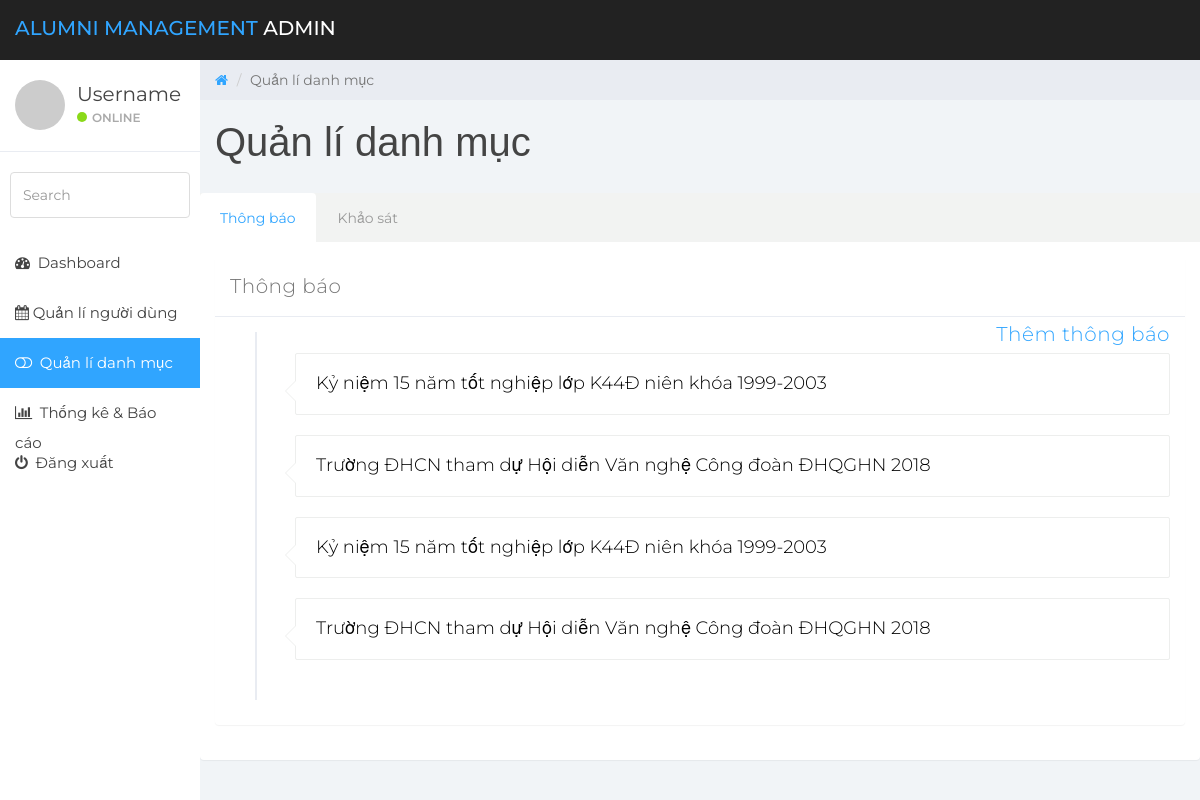
The app's page /admin/view/quanlidanhmuc.php (signed in) with its own data.
### tables this page shows
CREATE TABLE `thongbao` (
  `tieude` varchar(255) NOT NULL,
  `noidung` text NOT NULL,
  `thongbaoID` int(11) NOT NULL
);

### model/database.php (called while the page is built, shortened)
<?php
class database{
    var $_dbh= '';
    var $_sql= '';
    public function database($_sql = 'set names "utf8"'){
        $this->_dbh = new PDO('mysql:host=localhost:3306; dbname=qlcsv','root','');
        $this->_dbh->query('set names "utf8"');
    }
	public function setQuery($sql){
        $this->_sql=$sql;
    }
    public function execute($options=array()){
        $this->_cursor=$this->_dbh->prepare($this->_sql);
        $this->_cursor->execute();
        return $this->_cursor;
    }
    public function loadAllRows($options=array()){
        if(!$options){
            if(!$result=$this->execute())
            return false;
        }
        else{
            if(!$result=$this->execute($options))
            return false;
        }
        return $result->fetchAll(PDO::FETCH_OBJ);
    }
}
?>

### admin/controller/c_admin.php (called while the page is built, shortened)
<?php
include("../../model/m_admin.php");
class c_admin{
    public function quanlidanhmuc(){
        $m_danhmuc= new m_admin();
        $listthongbao=$m_danhmuc->getthongbao();
        $listkhaosat=$m_danhmuc->getkhaosat();
        return array('listthongbao'=>$listthongbao,'listkhaosat'=>$listkhaosat);
    }
}
?>

### model/m_admin.php (called while the page is built, shortened)
<?php
include('database.php');
class m_admin extends database{
    function getthongbao(){
        $sql="select * from thongbao";
        return $this->loadAllRows();
    }
    function getkhaosat(){
        $sql="select * from bangkhaosat";
        return $this->loadAllRows();
    }
}
?>

### admin/view/quanlidanhmuc.php (the view, shortened to what this page needs)
<?php
include('../controller/c_admin.php');
$c_admin=new c_admin();
$noidung=$c_admin->quanlidanhmuc();
$listthongbao=$noidung['listthongbao'];
?>
<!DOCTYPE html>
<html>
<head>
	<link href="../../public/admin/css/bootstrap.min.css" rel="stylesheet">
	<link href="../../public/admin/css/font-awesome.min.css" rel="stylesheet">
	<link href="../../public/admin/css/datepicker3.css" rel="stylesheet">
	<link href="../../public/admin/css/styles.css" rel="stylesheet">
	<link rel="stylesheet" href="../../public/admin/css/quanlidanhmuc.css">
</head>
<body>
	<nav class="navbar navbar-custom navbar-fixed-top" role="navigation">
		<div class="container-fluid">
			<div class="navbar-header">
					<a class="navbar-brand" href="#"><span>Alumni Management</span> Admin</a>
			</div>
		</div>
	</nav>
	<div id="sidebar-collapse" class="col-sm-3 col-lg-2 sidebar">
		<div class="profile-sidebar">
			<div class="profile-userpic">
				<img src="http://placehold.it/50/30a5ff/fff" class="img-responsive" alt="">
			</div>
			<div class="profile-usertitle">
				<div class="profile-usertitle-name">Username</div>
				<div class="profile-usertitle-status"><span class="indicator label-success"></span>Online</div>
			</div>
		</div>
		<form role="search">
			<div class="form-group">
				<input type="text" class="form-control" placeholder="Search">
			</div>
		</form>
		<ul class="nav menu">
			<li><a href="dashboard.php"><em class="fa fa-dashboard">&nbsp;</em> Dashboard</a></li>
			<li><a href="quanlinguoidung.php"><em class="fa fa-calendar">&nbsp;</em>Quản lí người dùng </a></li>
			<li class="active"><a href="quanlidanhmuc.php"><em class="fa fa-toggle-off">&nbsp;</em> Quản lí danh mục</a></li>
			<li><a href="thongkebaocao.php"><em class="fa fa-bar-chart">&nbsp;</em> Thống kê &amp; Báo cáo</a></li>
			<li><a href="login.php"><em class="fa fa-power-off">&nbsp;</em> Đăng xuất</a></li>
		</ul>
	</div>
	<div class="col-sm-9 col-sm-offset-3 col-lg-10 col-lg-offset-2 main">
		<div class="row">
			<ol class="breadcrumb">
				<li><a href="#">
						<em class="fa fa-home"></em>
					</a></li>
				<li class="active">Quản lí danh mục</li>
			</ol>
		</div>
		<div class="row">
			<div class="col-lg-12">
				<h1 class="page-header" style="font-family:Helvetica, Arial, sans-serif">Quản lí danh mục</h1>
			</div>
		</div>
		<div class="row">
			<div class="panel panel-default">
				<div class="panel-body tabs">
					<ul class="nav nav-tabs">
						<li class="active"><a href="#tab1" data-toggle="tab">Thông báo</a></li>
						<li><a href="#tab2" data-toggle="tab">Khảo sát</a></li>
					</ul>
					<div class="tab-content">
						<div class="tab-pane fade in active" id="tab1">
							<div class="panel panel-default ">
								<div class="panel-heading">
									<p>Thông báo</p>
									<a href="taothongbao.php" style="float:right">Thêm thông báo</a>
								</div>
								<div class="panel-body timeline-container">
									<ul class="timeline">
										<?php
											foreach($listthongbao as $thongbao){
											?>
											<li>
											<div class="timeline-panel">
												<div class="timeline-heading">
													<h4 class="timeline-title"><a href="chitietthongbao.php" style="color:black"><?=$thongbao->tieude?></a></h4>
												</div>
											</div>
										</li>
										<?php
											}
										?>
									</ul>
								</div>
							</div>
						</div>
					</div>
				</div>
			</div>
		</div>
	</div>
</body>
</html>

### public/Admin/css/styles.css (style rules this page uses)
body { background: #f1f4f7; padding-top: 60px; font-size: 14px; color: #444444; font-family: "Montserrat", "Helvetica Neue", Helvetica, Arial, sans-serif; }
p { color: #777; }
a, a:hover, a:focus { color: #30a5ff; }
h1, h2, h3, h4, h5, h6 { color: #444444; }
h1 { font-weight: 300; font-size: 40px; }
h3, h4 { font-weight: 300; }
input.form-control { border: 1px solid #ddd; box-shadow: none; height: 46px; }
.navbar-custom { background: #222; height: 60px; }
.navbar-header .navbar-brand { color: #fff; font-size: 20px; text-transform: uppercase; font-weight: 500; height: 60px; padding-top: 18px; }
.navbar-header .navbar-brand span { color: #30a5ff; }
.label-success { background-color: #8ad919; }
.panel { border: 0; }
.panel-heading { font-size: 20px; font-weight: 300; letter-spacing: 0.025em; height: 60px; line-height: 38px; }
.panel-default .panel-heading { background: #fff; border-bottom: 1px solid #e9ecf2; color: #444444; }
.timeline { list-style: none; padding: 20px 0 20px; position: relative; }
.timeline:before { top: 0; bottom: 0; position: absolute; content: " "; width: 2px; background-color: #e9ecf2; left: 25px; margin-right: -1.5px; }
.timeline > li { margin-bottom: 20px; position: relative; }
.timeline > li:before, .timeline > li:after { content: " "; display: table; }
.timeline > li:after { clear: both; }
.timeline > li > .timeline-panel { width: calc( 100% - 65px ); float: right; border: 1px solid #edeeed; border-radius: 2px; padding: 10px 20px; position: relative; box-shadow: none; }
.timeline > li > .timeline-panel:before { position: absolute; top: 26px; left: -11px; display: inline-block; border-top: 11px solid transparent; border-right: 11px solid #edeeed; border-left: 0 solid #edeeed; border-bottom: 11px solid transparent; content: " "; }
.timeline > li > .timeline-panel:after { position: absolute; top: 27px; left: -10px; display: inline-block; border-top: 10px solid transparent; border-right: 10px solid #fff; border-left: 0 solid #fff; border-bottom: 10px solid transparent; content: " "; }
.panel .tabs { margin: 0; padding: 0; }
.nav-tabs { background: #f2f3f2; border: 0; }
.nav-tabs li a, .nav-tabs li a:hover, .nav-tabs li.active a, .nav-tabs li.active a:hover { border: 0; padding: 15px 20px; }
.nav-tabs li.active a { color: #30a5ff; }
.nav-tabs li a { color: #999; }
.tab-content { padding: 15px; }
.navbar { border: 0; }
.sidebar { display: block; padding: 0; display: none; box-shadow: none; background: #fff; }
.sidebar ul { margin: 20px 0px; }
.sidebar form { padding: 10px 0 0 0; margin: 10px 10px 20px 10px; }
@media (min-width: 768px) { .sidebar { display: block; position: fixed; top: 60px; bottom: 0; left: 0; z-index: 1000; display: block; margin: 0; padding: 0; overflow-x: hidden; overflow-y: auto; } }
@media (min-width: 768px) { .navbar-header { width: 100%; } }
.sidebar ul.nav .active a, .sidebar ul.nav li.parent a.active, .sidebar ul.nav .active > a:hover, .sidebar ul.nav li.parent a.active:hover, .sidebar ul.nav .active > a:focus, .sidebar ul.nav li.parent a.active:focus { color: #fff; background-color: #30a5ff; }
.sidebar ul.nav li a { height: 50px; font-size: 15px; line-height: 2em; color: #444444; }
.profile-sidebar { padding: 10px 0; border-bottom: 1px solid #e9ecf2; }
.indicator { width: 10px; height: 10px; display: inline-block; border-radius: 9999px; margin-right: 5px; }
.profile-userpic img { float: left; margin: 10px 0px 0px 15px; width: 50px; height: 50px; border-radius: 9999px !important; }
.profile-usertitle { float: left; text-align: left; margin: 10px 0 0 12px; }
.profile-usertitle-name { font-size: 20px; margin-bottom: 0px; }
.profile-usertitle-status { text-transform: uppercase; color: #AAA; font-size: 12px; font-weight: 600; margin-bottom: 15px; }
.breadcrumb { border-radius: 0; padding: 10px 15px 10px 15px; background: #e9ecf2; margin: 0; }
h1.page-header { margin-top: 20px; border-bottom: 0; }

### records on screen
thongbao: tieude "Kỷ niệm 15 năm tốt nghiệp lớp K44Đ niên khóa 1999-2003"
thongbao: tieude "Trường ĐHCN tham dự Hội diễn Văn nghệ Công đoàn ĐHQGHN 2018"
thongbao: tieude "Kỷ niệm 15 năm tốt nghiệp lớp K44Đ niên khóa 1999-2003"
thongbao: tieude "Trường ĐHCN tham dự Hội diễn Văn nghệ Công đoàn ĐHQGHN 2018"
